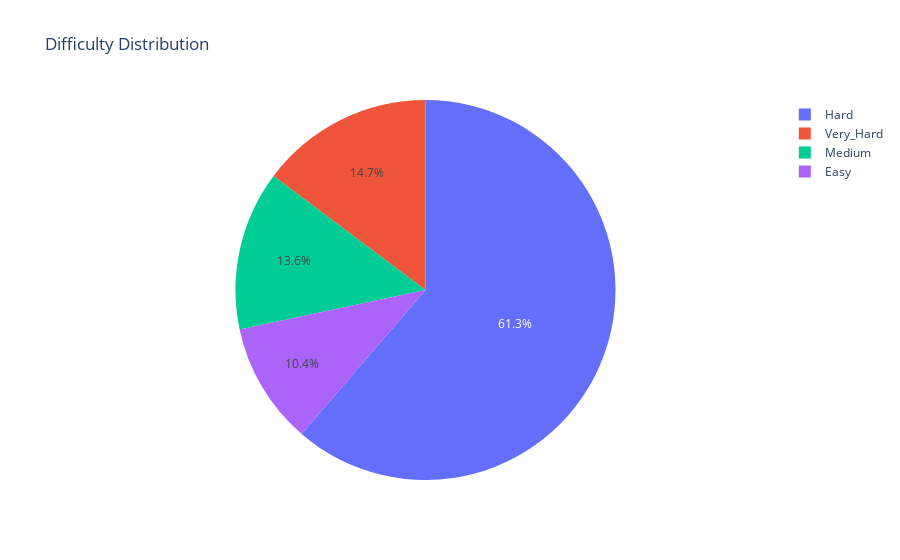

Write notebook code for a chart like this one.
### Code cell
fig,ax=plt.subplots()
difficulty_dist.plot(kind='bar',ax=ax)
ax.set_title('Question Difficulty Distribution')
ax.set_xlabel('Difficulty Level')
ax.set_ylabel('Number of Questions')
plt.show()
fig_pie = px.pie(difficulty_dist, values=difficulty_dist.values,names=difficulty_dist.index,title='Difficulty Distribution')
fig_pie.show()

### Figure 1 — Plotly figure (JSON) as saved in the notebook; plotly's stock layout.template omitted (floating-point values rounded to 4 significant figures)
{"data": [{"domain": {"x": [0, 1], "y": [0, 1]}, "hovertemplate": "label=%{label}<br>value=%{value}<extra></extra>", "labels": ["Hard", "Very_Hard", "Medium", "Easy"], "legendgroup": "", "name": "", "showlegend": true, "type": "pie", "values": [9195, 2212, 2037, 1556]}], "layout": {"legend": {"tracegroupgap": 0}, "title": {"text": "Difficulty Distribution"}}}
